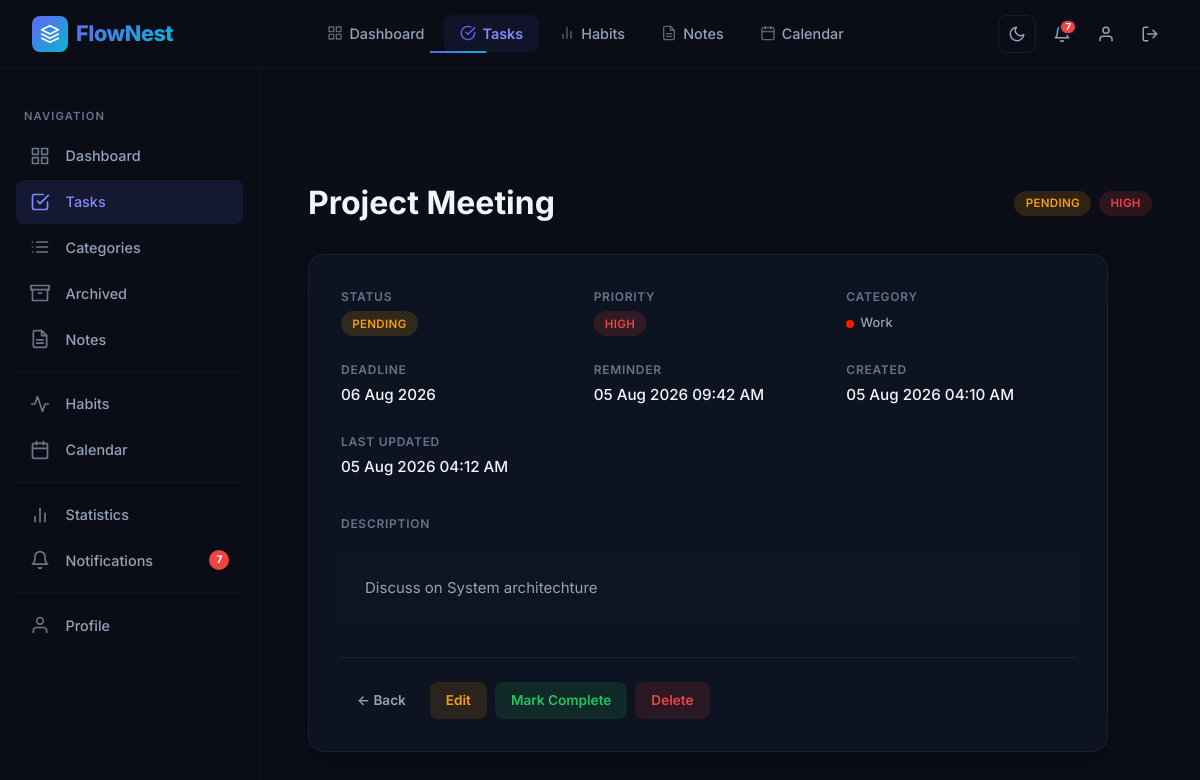
Page /tasks/view/8 (signed in) on the earlier database version.
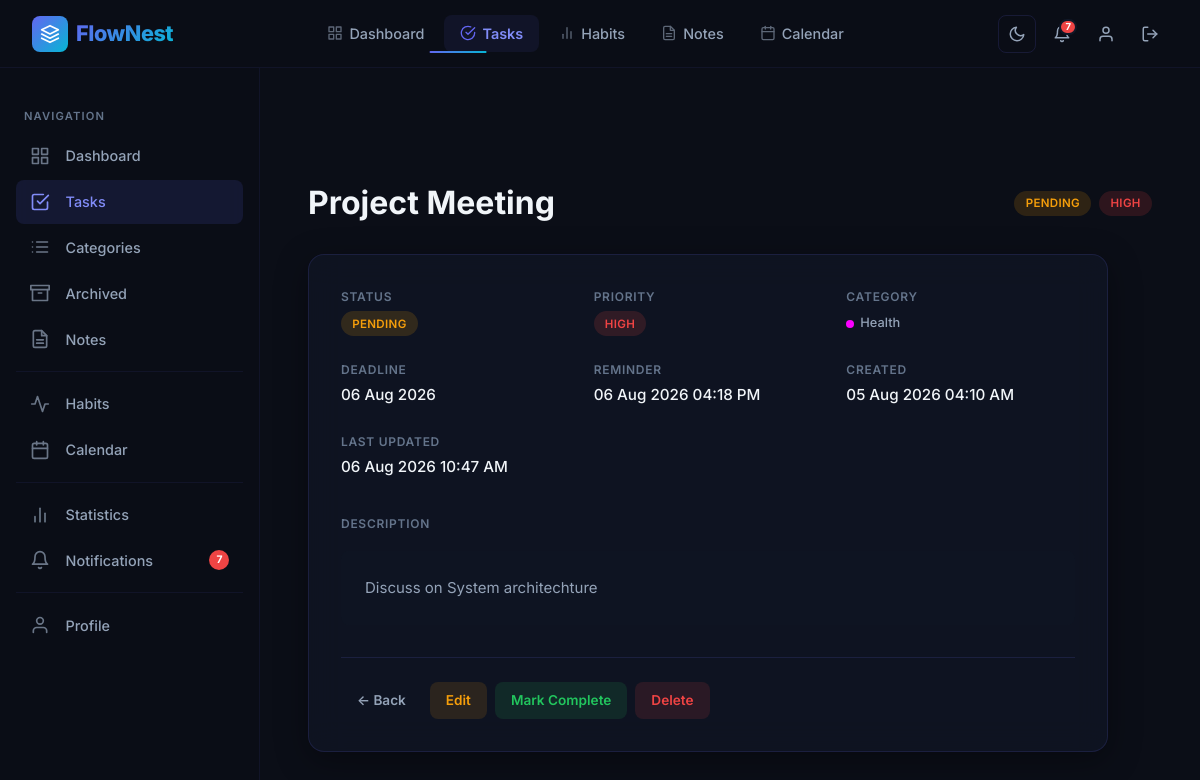
Same page on the later database version.
### app/models.py (models this page shows, shortened)
class Category(db.Model):
    __tablename__ = "categories"
    id = db.Column(
        db.Integer,
        primary_key=True
    )
    user = db.relationship(
    "User",
    back_populates="categories"
    )
    tasks = db.relationship(
    "Task",
    back_populates="category",
    lazy=True
    )
    name = db.Column(
        db.String(100),
        nullable=False
    )
    color = db.Column(
        db.String(20),
        default="#007bff"
    )
    user_id = db.Column(
        db.Integer,
        db.ForeignKey("users.id"),
        nullable=False
    )

class Task(db.Model):
    __tablename__ = "tasks"
    id = db.Column(db.Integer, primary_key=True)
    title = db.Column(db.String(200), nullable=False)
    description = db.Column(db.Text, nullable=True)
    priority = db.Column(db.String(20), default="Medium")
    status = db.Column(db.String(20), default="Pending")
    deadline = db.Column(db.Date, nullable=True)
    reminder = db.Column(db.DateTime, nullable=True)
    attachment = db.Column(db.String(255), nullable=True)
    created_at = db.Column(
        db.DateTime,
        default=datetime.utcnow
    )
    updated_at = db.Column(
        db.DateTime,
        default=datetime.utcnow,
        onupdate=datetime.utcnow
    )
    reminder_sent = db.Column(
    db.Boolean,
    default=False
    )
    user_id = db.Column(
        db.Integer,
        db.ForeignKey("users.id"),
        nullable=False
    )
    category_id = db.Column(
        db.Integer,
        db.ForeignKey("categories.id"),
        nullable=True
    )
    user = db.relationship(
    "User",
    back_populates="tasks"
    )
    category = db.relationship(
    "Category",
    back_populates="tasks"
    )

### app/routes/tasks.py (the view)
@tasks.route("/view/<int:task_id>")
@login_required
def view_task(task_id):
    task = Task.query.filter_by(
        id=task_id,
        user_id=current_user.id
    ).first_or_404()
    return render_template(
        "tasks/view.html",
        task=task
    )

### app/extensions.py (called while the page is built)
@login_manager.user_loader
def load_user(user_id):
    from app.models import User
    return User.query.get(int(user_id))

### app/templates/tasks/view.html (shortened to what the changed rows need)
{% extends "base.html" %}
{% block content %}
<div class="page-wrapper with-sidebar">
    <div class="page-content">
        <div class="page-header fade-in">
            <h2>{{ task.title }}</h2>
            <div style="display: flex; gap: 8px;">
                <span class="badge badge-{{ task.status|lower }}">{{ task.status }}</span>
                <span class="badge badge-{{ task.priority|lower }}">{{ task.priority }}</span>
            </div>
        </div>
        <div class="glass-card no-hover detail-card fade-in fade-in-delay-1">
            <div class="detail-grid">
                <div class="detail-item">
                    <span class="detail-value">
                        <span class="badge badge-{{ task.status|lower }}">{{ task.status }}</span>
                    </span>
                </div>
                <div class="detail-item">
                    <span class="detail-value">
                        <span class="badge badge-{{ task.priority|lower }}">{{ task.priority }}</span>
                    </span>
                </div>
                <div class="detail-item">
                    <span class="detail-value">
                        {% if task.category %}
                        <span class="category-tag">
                            <span class="category-dot" style="background: {{ task.category.color }};"></span>
                            {{ task.category.name }}
                        </span>
                        {% else %}
                        <span style="color: var(--text-muted);">Uncategorized</span>
                        {% endif %}
                    </span>
                </div>
                <div class="detail-item">
                    <span class="detail-label">Deadline</span>
                    <span class="detail-value">
                        {% if task.deadline %}
                        {{ task.deadline.strftime("%d %b %Y") }}
                        {% else %}
                        <span style="color: var(--text-muted);">No Deadline</span>
                        {% endif %}
                    </span>
                </div>
                <div class="detail-item">
                    <span class="detail-label">Reminder</span>
                    <span class="detail-value">
                        {% if task.reminder %}
                        {{ task.reminder.strftime("%d %b %Y %I:%M %p") }}
                        {% else %}
                        <span style="color: var(--text-muted);">Not Set</span>
                        {% endif %}
                    </span>
                </div>
                <div class="detail-item">
                    <span class="detail-label">Created</span>
                    <span class="detail-value">{{ task.created_at.strftime("%d %b %Y %I:%M %p") }}</span>
                </div>
                {% if task.updated_at %}
                <div class="detail-item">
                    <span class="detail-label">Last Updated</span>
                    <span class="detail-value">{{ task.updated_at.strftime("%d %b %Y %I:%M %p") }}</span>
                </div>
                {% endif %}
            </div>
            {% if task.description %}
            <div style="margin-bottom: var(--space-md);">
                <span class="detail-label">Description</span>
            </div>
            <div class="detail-description">
                {{ task.description }}
            </div>
            {% endif %}
            <div class="detail-actions">
                <a href="{{ url_for('tasks.list_tasks') }}" class="btn btn-ghost" style="font-size: 0.85rem;">← Back</a>
                <a href="{{ url_for('tasks.update_task', task_id=task.id) }}" class="btn-xs btn-warning-soft" style="padding: 0.5rem 1rem; font-size: 0.85rem;">Edit</a>
                {% if task.status == "Pending" %}
                <a href="{{ url_for('tasks.complete_task', task_id=task.id) }}" class="btn-xs btn-success-soft" style="padding: 0.5rem 1rem; font-size: 0.85rem;">Mark Complete</a>
                {% endif %}
                <a href="{{ url_for('tasks.delete_task', task_id=task.id) }}" class="btn-xs btn-danger-soft" style="padding: 0.5rem 1rem; font-size: 0.85rem;"
                    onclick="return confirm('Are you sure you want to delete this task?');">Delete</a>
            </div>
        </div>
    </div>
</div>
{% endblock %}

Differences in the rows shown:
no longer on this page (row unchanged): Category: category.name "Work"
changed Task "Project Meeting": reminder "05 Aug 2026 09:42 AM" → "06 Aug 2026 04:18 PM"; updated_at "05 Aug 2026 04:12 AM" → "06 Aug 2026 10:47 AM"
now on this page (row unchanged): Category: category.name "Health"
